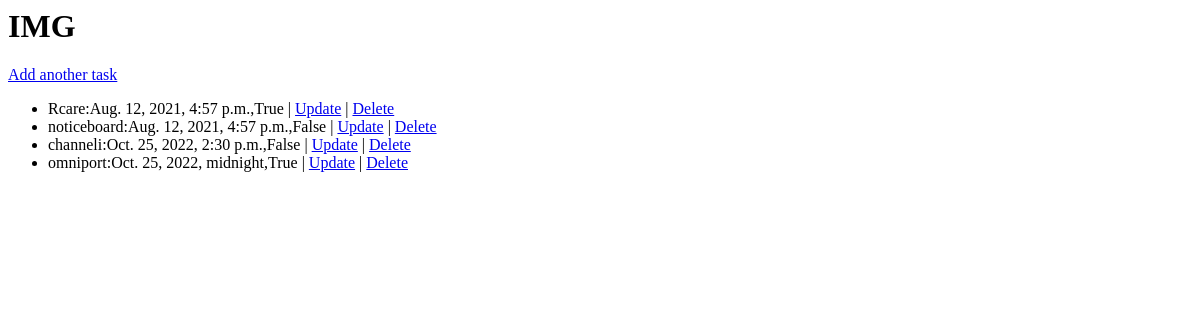
Page /polls/1/ on the earlier database version.
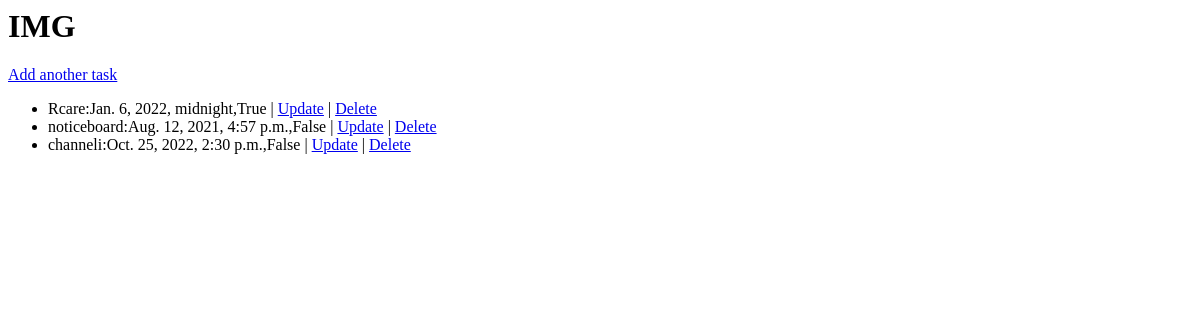
Same page on the later database version.
### polls/models.py (models this page shows, shortened)
class TodoItem(models.Model):
    title = models.CharField(max_length=100)
    checked = models.BooleanField(default=False)
    due_date = models.DateTimeField()
    todo_list = models.ForeignKey(to=TodoList, on_delete=models.CASCADE)

### polls/views.py (the view)
# urls.py: path('<int:list_id>/', detail, name='list_details'),
def detail(request, list_id):
    try:
        todolist = TodoList.objects.get(id=list_id)
    except TodoList.DoesNotExist:
        raise Http404("This list does not exist")
    items_list = TodoItem.objects.filter(todo_list=todolist)
    context = {
        'todolist': todolist,
        'items_list': items_list
    }
    return render(request, 'polls/detail.html', context)

### polls/templates/polls/detail.html
<h1>{{ todolist.list_name }}</h1>
<a href="{% url 'polls:createsub' todolist.id %}">Add another task</a>
<ul>
    {% for item in items_list %}
    <li>
        {{item.title}}:{{item.due_date}},{{item.checked}}
        | <a href="{% url 'polls:update_sub_task' item.id %}">Update</a>
        | <a href="{% url 'polls:delete_sub_task' item.id %}">Delete</a>
    </li>
    {% endfor %}
</ul>

Differences in the rows shown:
removed TodoItem: title "omniport", due_date "Oct. 25, 2022, midnight", checked "True"
changed TodoItem "Rcare": due_date "Aug. 12, 2021, 4:57 p.m." → "Jan. 6, 2022, midnight"
